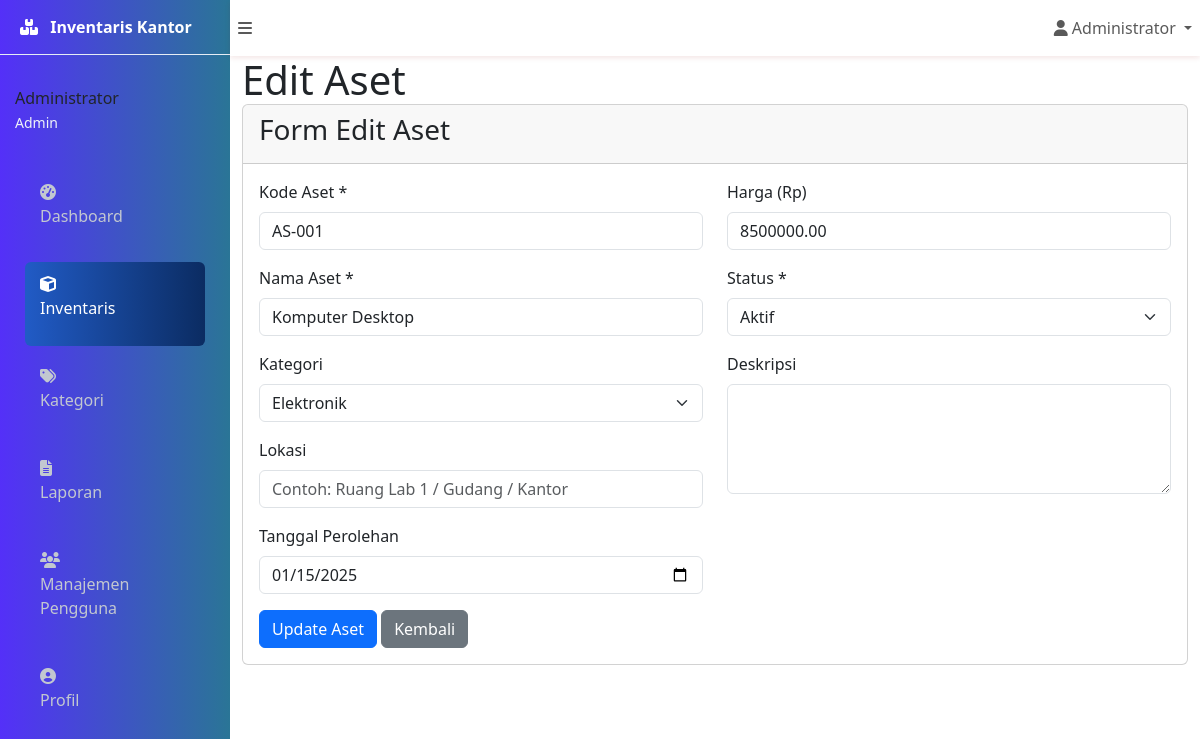
The page /pages/inventaris/edit.php?id=1 (signed in) on the database its author committed.
### tables this page shows
CREATE TABLE aset (
    id INT AUTO_INCREMENT PRIMARY KEY,
    kode VARCHAR(50) UNIQUE NOT NULL,
    nama VARCHAR(255) NOT NULL,
    kategori_id INT NULL,
    tanggal_perolehan DATE NULL,
    harga DECIMAL(15,2) DEFAULT 0,
    deskripsi TEXT,
    status ENUM('Aktif', 'Rusak', 'Kadaluarsa') DEFAULT 'Aktif',
    created_at TIMESTAMP DEFAULT CURRENT_TIMESTAMP,
    updated_at TIMESTAMP DEFAULT CURRENT_TIMESTAMP ON UPDATE CURRENT_TIMESTAMP,
    FOREIGN KEY (kategori_id) REFERENCES kategori(id) ON DELETE SET NULL
);

CREATE TABLE kategori (
    id INT AUTO_INCREMENT PRIMARY KEY,
    nama VARCHAR(100) NOT NULL,
    deskripsi TEXT,
    created_at TIMESTAMP DEFAULT CURRENT_TIMESTAMP
);

### pages/inventaris/edit.php (the view, shortened to what this page needs)
<?php
$db = getDB();
$id = $_GET['id'] ?? 0;
$stmt = $db->prepare("SELECT * FROM aset WHERE id = ?");
$stmt->execute([$id]);
$item = $stmt->fetch();
$kategori = $db->query("SELECT * FROM kategori ORDER BY nama")->fetchAll();
?>
<?php require_once __DIR__ . '/../../includes/header.php'; ?>
<?php require_once __DIR__ . '/../../includes/sidebar.php'; ?>
<div class="content-wrapper">
    <div class="content-header">
        <div class="container-fluid">
            <h1 class="m-0">Edit Aset</h1>
        </div>
    </div>
    <div class="content">
        <div class="container-fluid">
            <div class="card">
                <div class="card-header">
                    <h3 class="card-title">Form Edit Aset</h3>
                </div>
                <div class="card-body">
                    <form method="POST">
                        <div class="row">
                            <div class="col-md-6">
                                <div class="mb-3">
                                    <label class="form-label">Kode Aset *</label>
                                    <input type="text" name="kode" class="form-control"
                                        value="<?= htmlspecialchars($item['kode']) ?>" required>
                                </div>
                                <div class="mb-3">
                                    <label class="form-label">Nama Aset *</label>
                                    <input type="text" name="nama" class="form-control"
                                        value="<?= htmlspecialchars($item['nama']) ?>" required>
                                </div>
                                <div class="mb-3">
                                    <label class="form-label">Kategori</label>
                                    <select name="kategori_id" class="form-select">
                                        <?php foreach ($kategori as $k): ?>
                                            <option value="<?= $k['id'] ?>"
                                                <?= $k['id'] == $item['kategori_id'] ? 'selected' : '' ?>>
                                                <?= htmlspecialchars($k['nama']) ?>
                                            </option>
                                        <?php endforeach; ?>
                                    </select>
                                </div>
                                <div class="mb-3">
                                    <label class="form-label">Lokasi</label>
                                    <input type="text" name="lokasi" class="form-control"
                                        value="<?= htmlspecialchars($item['lokasi']) ?>"
                                        placeholder="Contoh: Ruang Lab 1 / Gudang / Kantor">
                                </div>
                                <div class="mb-3">
                                    <label class="form-label">Tanggal Perolehan</label>
                                    <input type="date" name="tanggal_perolehan" class="form-control"
                                        value="<?= $item['tanggal_perolehan'] ? date('Y-m-d', strtotime($item['tanggal_perolehan'])) : '' ?>">
                                </div>
                            </div>
                            <div class="col-md-6">
                                <div class="mb-3">
                                    <label class="form-label">Harga (Rp)</label>
                                    <input type="number" name="harga" class="form-control"
                                        value="<?= $item['harga'] ?>">
                                </div>
                                <div class="mb-3">
                                    <label class="form-label">Status *</label>
                                    <select name="status" class="form-select" required>
                                        <option value="Aktif" <?= $item['status'] == 'Aktif' ? 'selected' : '' ?>>Aktif</option>
                                    </select>
                                </div>
                                <div class="mb-3">
                                    <label class="form-label">Deskripsi</label>
                                    <textarea name="deskripsi" class="form-control"
                                        rows="4"><?= htmlspecialchars($item['deskripsi']) ?></textarea>
                                </div>
                            </div>
                        </div>
                        <button type="submit" class="btn btn-primary">
                            Update Aset
                        </button>
                        <a href="index.php" class="btn btn-secondary">Kembali</a>
                    </form>
                </div>
            </div>
        </div>
    </div>
</div>

### includes/header.php (style rules this page uses)
html, body { height: 100%; overflow-x: hidden; }
.content-wrapper { margin-left: 230px; padding-top: 56px; width: calc(100% - 230px); }

### rows shown on the page
aset: kode "AS-001", nama "Komputer Desktop", kategori_id "Elektronik", tanggal_perolehan "01/15/2025", harga "8500000.00", status "Aktif"

### other values the page prints
$_SESSION['nama_lengkap'] "Administrator"
$role "Admin"
